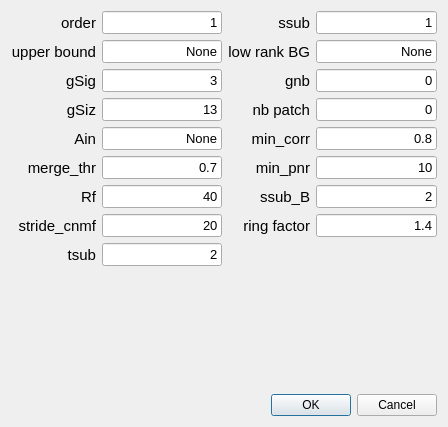
<?xml version="1.0" encoding="UTF-8"?>
<ui version="4.0">
 <class>Dialog</class>
 <widget class="QDialog" name="Dialog">
  <property name="geometry">
   <rect>
    <x>0</x>
    <y>0</y>
    <width>448</width>
    <height>427</height>
   </rect>
  </property>
  <property name="windowTitle">
   <string>Dialog</string>
  </property>
  <layout class="QGridLayout" name="gridLayout_2">
   <item row="0" column="0" colspan="2">
    <layout class="QGridLayout" name="gridLayout">
     <item row="3" column="3">
      <widget class="QLineEdit" name="lineEdit_13">
       <property name="font">
        <font>
         <pointsize>10</pointsize>
        </font>
       </property>
       <property name="text">
        <string>0</string>
       </property>
       <property name="alignment">
        <set>Qt::AlignRight|Qt::AlignTrailing|Qt::AlignVCenter</set>
       </property>
      </widget>
     </item>
     <item row="3" column="2">
      <widget class="QLabel" name="order_13">
       <property name="font">
        <font>
         <pointsize>11</pointsize>
        </font>
       </property>
       <property name="toolTip">
        <string>number of background components (rank) per patch if gnb&gt;0,
else it is set automatically</string>
       </property>
       <property name="whatsThis">
        <string/>
       </property>
       <property name="text">
        <string>nb patch</string>
       </property>
       <property name="alignment">
        <set>Qt::AlignRight|Qt::AlignTrailing|Qt::AlignVCenter</set>
       </property>
      </widget>
     </item>
     <item row="6" column="0">
      <widget class="QLabel" name="order_7">
       <property name="font">
        <font>
         <pointsize>11</pointsize>
        </font>
       </property>
       <property name="toolTip">
        <string>half-size of the patches in pixels. e.g., if rf=40, patches are 80x80</string>
       </property>
       <property name="whatsThis">
        <string/>
       </property>
       <property name="text">
        <string>Rf</string>
       </property>
       <property name="alignment">
        <set>Qt::AlignRight|Qt::AlignTrailing|Qt::AlignVCenter</set>
       </property>
      </widget>
     </item>
     <item row="4" column="0">
      <widget class="QLabel" name="order_5">
       <property name="font">
        <font>
         <pointsize>11</pointsize>
        </font>
       </property>
       <property name="toolTip">
        <string>possibility to seed with predetermined binary masks</string>
       </property>
       <property name="whatsThis">
        <string/>
       </property>
       <property name="text">
        <string>Ain</string>
       </property>
       <property name="alignment">
        <set>Qt::AlignRight|Qt::AlignTrailing|Qt::AlignVCenter</set>
       </property>
      </widget>
     </item>
     <item row="7" column="1">
      <widget class="QLineEdit" name="lineEdit_8">
       <property name="font">
        <font>
         <pointsize>10</pointsize>
        </font>
       </property>
       <property name="text">
        <string>20</string>
       </property>
       <property name="alignment">
        <set>Qt::AlignRight|Qt::AlignTrailing|Qt::AlignVCenter</set>
       </property>
      </widget>
     </item>
     <item row="0" column="1">
      <widget class="QLineEdit" name="lineEdit">
       <property name="font">
        <font>
         <pointsize>10</pointsize>
        </font>
       </property>
       <property name="text">
        <string>1</string>
       </property>
       <property name="alignment">
        <set>Qt::AlignRight|Qt::AlignTrailing|Qt::AlignVCenter</set>
       </property>
      </widget>
     </item>
     <item row="6" column="3">
      <widget class="QLineEdit" name="lineEdit_16">
       <property name="font">
        <font>
         <pointsize>10</pointsize>
        </font>
       </property>
       <property name="text">
        <string>2</string>
       </property>
       <property name="alignment">
        <set>Qt::AlignRight|Qt::AlignTrailing|Qt::AlignVCenter</set>
       </property>
      </widget>
     </item>
     <item row="4" column="3">
      <widget class="QLineEdit" name="lineEdit_14">
       <property name="font">
        <font>
         <pointsize>10</pointsize>
        </font>
       </property>
       <property name="text">
        <string>0.8</string>
       </property>
       <property name="alignment">
        <set>Qt::AlignRight|Qt::AlignTrailing|Qt::AlignVCenter</set>
       </property>
      </widget>
     </item>
     <item row="1" column="1">
      <widget class="QLineEdit" name="lineEdit_2">
       <property name="font">
        <font>
         <pointsize>10</pointsize>
        </font>
       </property>
       <property name="text">
        <string>None</string>
       </property>
       <property name="alignment">
        <set>Qt::AlignRight|Qt::AlignTrailing|Qt::AlignVCenter</set>
       </property>
      </widget>
     </item>
     <item row="2" column="2">
      <widget class="QLabel" name="order_12">
       <property name="font">
        <font>
         <pointsize>11</pointsize>
        </font>
       </property>
       <property name="toolTip">
        <string>number of background components (rank) if positive,
else exact ring model with following settings
gnb= 0: Return background as b and W
gnb=-1: Return full rank background B
gnb&lt;-1: Don't return background</string>
       </property>
       <property name="whatsThis">
        <string/>
       </property>
       <property name="text">
        <string>gnb</string>
       </property>
       <property name="alignment">
        <set>Qt::AlignRight|Qt::AlignTrailing|Qt::AlignVCenter</set>
       </property>
      </widget>
     </item>
     <item row="8" column="1">
      <widget class="QLineEdit" name="lineEdit_9">
       <property name="font">
        <font>
         <pointsize>10</pointsize>
        </font>
       </property>
       <property name="text">
        <string>2</string>
       </property>
       <property name="alignment">
        <set>Qt::AlignRight|Qt::AlignTrailing|Qt::AlignVCenter</set>
       </property>
      </widget>
     </item>
     <item row="5" column="1">
      <widget class="QLineEdit" name="lineEdit_6">
       <property name="font">
        <font>
         <pointsize>10</pointsize>
        </font>
       </property>
       <property name="text">
        <string>0.7</string>
       </property>
       <property name="alignment">
        <set>Qt::AlignRight|Qt::AlignTrailing|Qt::AlignVCenter</set>
       </property>
      </widget>
     </item>
     <item row="3" column="0">
      <widget class="QLabel" name="order_4">
       <property name="font">
        <font>
         <pointsize>11</pointsize>
        </font>
       </property>
       <property name="toolTip">
        <string>average diameter of a neuron, in general 4*gSig+1</string>
       </property>
       <property name="whatsThis">
        <string/>
       </property>
       <property name="text">
        <string>gSiz</string>
       </property>
       <property name="alignment">
        <set>Qt::AlignRight|Qt::AlignTrailing|Qt::AlignVCenter</set>
       </property>
      </widget>
     </item>
     <item row="8" column="0">
      <widget class="QLabel" name="order_9">
       <property name="font">
        <font>
         <pointsize>11</pointsize>
        </font>
       </property>
       <property name="toolTip">
        <string>downsampling factor in time for initialization,
increase if you have memory problems</string>
       </property>
       <property name="whatsThis">
        <string/>
       </property>
       <property name="text">
        <string>tsub</string>
       </property>
       <property name="alignment">
        <set>Qt::AlignRight|Qt::AlignTrailing|Qt::AlignVCenter</set>
       </property>
      </widget>
     </item>
     <item row="4" column="1">
      <widget class="QLineEdit" name="lineEdit_5">
       <property name="font">
        <font>
         <pointsize>10</pointsize>
        </font>
       </property>
       <property name="text">
        <string>None</string>
       </property>
       <property name="alignment">
        <set>Qt::AlignRight|Qt::AlignTrailing|Qt::AlignVCenter</set>
       </property>
      </widget>
     </item>
     <item row="5" column="3">
      <widget class="QLineEdit" name="lineEdit_15">
       <property name="font">
        <font>
         <pointsize>10</pointsize>
        </font>
       </property>
       <property name="text">
        <string>10</string>
       </property>
       <property name="alignment">
        <set>Qt::AlignRight|Qt::AlignTrailing|Qt::AlignVCenter</set>
       </property>
      </widget>
     </item>
     <item row="1" column="3">
      <widget class="QLineEdit" name="lineEdit_11">
       <property name="font">
        <font>
         <pointsize>10</pointsize>
        </font>
       </property>
       <property name="text">
        <string>None</string>
       </property>
       <property name="alignment">
        <set>Qt::AlignRight|Qt::AlignTrailing|Qt::AlignVCenter</set>
       </property>
      </widget>
     </item>
     <item row="3" column="1">
      <widget class="QLineEdit" name="lineEdit_4">
       <property name="font">
        <font>
         <pointsize>10</pointsize>
        </font>
       </property>
       <property name="text">
        <string>13</string>
       </property>
       <property name="alignment">
        <set>Qt::AlignRight|Qt::AlignTrailing|Qt::AlignVCenter</set>
       </property>
      </widget>
     </item>
     <item row="8" column="2" colspan="2">
      <widget class="QWidget" name="widget" native="true">
       <property name="sizePolicy">
        <sizepolicy hsizetype="Preferred" vsizetype="Expanding">
         <horstretch>0</horstretch>
         <verstretch>0</verstretch>
        </sizepolicy>
       </property>
      </widget>
     </item>
     <item row="0" column="2">
      <widget class="QLabel" name="order_10">
       <property name="font">
        <font>
         <pointsize>11</pointsize>
        </font>
       </property>
       <property name="toolTip">
        <string>downsampling factor in space for initialization,
increase if you have memory problems\nyou can pass them here as boolean vectors</string>
       </property>
       <property name="whatsThis">
        <string/>
       </property>
       <property name="text">
        <string>ssub</string>
       </property>
       <property name="alignment">
        <set>Qt::AlignRight|Qt::AlignTrailing|Qt::AlignVCenter</set>
       </property>
      </widget>
     </item>
     <item row="4" column="2">
      <widget class="QLabel" name="order_14">
       <property name="font">
        <font>
         <pointsize>11</pointsize>
        </font>
       </property>
       <property name="toolTip">
        <string>min peak value from correlation image</string>
       </property>
       <property name="whatsThis">
        <string/>
       </property>
       <property name="text">
        <string>min_corr</string>
       </property>
       <property name="alignment">
        <set>Qt::AlignRight|Qt::AlignTrailing|Qt::AlignVCenter</set>
       </property>
      </widget>
     </item>
     <item row="0" column="3">
      <widget class="QLineEdit" name="lineEdit_10">
       <property name="font">
        <font>
         <pointsize>10</pointsize>
        </font>
       </property>
       <property name="text">
        <string>1</string>
       </property>
       <property name="alignment">
        <set>Qt::AlignRight|Qt::AlignTrailing|Qt::AlignVCenter</set>
       </property>
      </widget>
     </item>
     <item row="5" column="2">
      <widget class="QLabel" name="order_15">
       <property name="font">
        <font>
         <pointsize>11</pointsize>
        </font>
       </property>
       <property name="toolTip">
        <string>min peak to noise ration from PNR image</string>
       </property>
       <property name="whatsThis">
        <string/>
       </property>
       <property name="text">
        <string>min_pnr</string>
       </property>
       <property name="alignment">
        <set>Qt::AlignRight|Qt::AlignTrailing|Qt::AlignVCenter</set>
       </property>
      </widget>
     </item>
     <item row="6" column="1">
      <widget class="QLineEdit" name="lineEdit_7">
       <property name="font">
        <font>
         <pointsize>10</pointsize>
        </font>
       </property>
       <property name="text">
        <string>40</string>
       </property>
       <property name="alignment">
        <set>Qt::AlignRight|Qt::AlignTrailing|Qt::AlignVCenter</set>
       </property>
      </widget>
     </item>
     <item row="1" column="2">
      <widget class="QLabel" name="order_11">
       <property name="font">
        <font>
         <pointsize>11</pointsize>
        </font>
       </property>
       <property name="toolTip">
        <string>None leaves background of each patch intact,
True performs global low-rank approximation if gnb&gt;0</string>
       </property>
       <property name="whatsThis">
        <string/>
       </property>
       <property name="text">
        <string>low rank BG</string>
       </property>
       <property name="alignment">
        <set>Qt::AlignRight|Qt::AlignTrailing|Qt::AlignVCenter</set>
       </property>
      </widget>
     </item>
     <item row="6" column="2">
      <widget class="QLabel" name="order_16">
       <property name="font">
        <font>
         <pointsize>11</pointsize>
        </font>
       </property>
       <property name="toolTip">
        <string>additional downsampling factor in space for background</string>
       </property>
       <property name="whatsThis">
        <string/>
       </property>
       <property name="text">
        <string>ssub_B</string>
       </property>
       <property name="alignment">
        <set>Qt::AlignRight|Qt::AlignTrailing|Qt::AlignVCenter</set>
       </property>
      </widget>
     </item>
     <item row="5" column="0">
      <widget class="QLabel" name="order_6">
       <property name="font">
        <font>
         <pointsize>11</pointsize>
        </font>
       </property>
       <property name="toolTip">
        <string>merging threshold, max correlation allowed</string>
       </property>
       <property name="whatsThis">
        <string/>
       </property>
       <property name="text">
        <string>merge_thr</string>
       </property>
       <property name="alignment">
        <set>Qt::AlignRight|Qt::AlignTrailing|Qt::AlignVCenter</set>
       </property>
      </widget>
     </item>
     <item row="7" column="3">
      <widget class="QLineEdit" name="lineEdit_17">
       <property name="font">
        <font>
         <pointsize>10</pointsize>
        </font>
       </property>
       <property name="text">
        <string>1.4</string>
       </property>
       <property name="alignment">
        <set>Qt::AlignRight|Qt::AlignTrailing|Qt::AlignVCenter</set>
       </property>
      </widget>
     </item>
     <item row="1" column="0">
      <widget class="QLabel" name="order_2">
       <property name="font">
        <font>
         <pointsize>11</pointsize>
        </font>
       </property>
       <property name="whatsThis">
        <string/>
       </property>
       <property name="text">
        <string>upper bound</string>
       </property>
       <property name="alignment">
        <set>Qt::AlignRight|Qt::AlignTrailing|Qt::AlignVCenter</set>
       </property>
      </widget>
     </item>
     <item row="2" column="0">
      <widget class="QLabel" name="order_3">
       <property name="font">
        <font>
         <pointsize>11</pointsize>
        </font>
       </property>
       <property name="toolTip">
        <string>gaussian width of a 2D gaussian kernel, which approximates a neuron</string>
       </property>
       <property name="whatsThis">
        <string/>
       </property>
       <property name="text">
        <string>gSig</string>
       </property>
       <property name="alignment">
        <set>Qt::AlignRight|Qt::AlignTrailing|Qt::AlignVCenter</set>
       </property>
      </widget>
     </item>
     <item row="7" column="2">
      <widget class="QLabel" name="order_17">
       <property name="font">
        <font>
         <pointsize>11</pointsize>
        </font>
       </property>
       <property name="toolTip">
        <string>radius of ring is gSiz*ring_size_factor</string>
       </property>
       <property name="whatsThis">
        <string/>
       </property>
       <property name="text">
        <string>ring factor</string>
       </property>
       <property name="alignment">
        <set>Qt::AlignRight|Qt::AlignTrailing|Qt::AlignVCenter</set>
       </property>
      </widget>
     </item>
     <item row="0" column="0">
      <widget class="QLabel" name="order">
       <property name="font">
        <font>
         <pointsize>11</pointsize>
        </font>
       </property>
       <property name="toolTip">
        <string>order of the autoregressive system</string>
       </property>
       <property name="statusTip">
        <string/>
       </property>
       <property name="whatsThis">
        <string/>
       </property>
       <property name="text">
        <string>order</string>
       </property>
       <property name="alignment">
        <set>Qt::AlignRight|Qt::AlignTrailing|Qt::AlignVCenter</set>
       </property>
      </widget>
     </item>
     <item row="2" column="3">
      <widget class="QLineEdit" name="lineEdit_12">
       <property name="font">
        <font>
         <pointsize>10</pointsize>
        </font>
       </property>
       <property name="text">
        <string>0</string>
       </property>
       <property name="alignment">
        <set>Qt::AlignRight|Qt::AlignTrailing|Qt::AlignVCenter</set>
       </property>
      </widget>
     </item>
     <item row="7" column="0">
      <widget class="QLabel" name="order_8">
       <property name="font">
        <font>
         <pointsize>11</pointsize>
        </font>
       </property>
       <property name="toolTip">
        <string>amount of overlap between the patches in pixels
(keep it at least large as gSiz, i.e 4 times the neuron size gSig)</string>
       </property>
       <property name="whatsThis">
        <string/>
       </property>
       <property name="text">
        <string>stride_cnmf</string>
       </property>
       <property name="alignment">
        <set>Qt::AlignRight|Qt::AlignTrailing|Qt::AlignVCenter</set>
       </property>
      </widget>
     </item>
     <item row="2" column="1">
      <widget class="QLineEdit" name="lineEdit_3">
       <property name="font">
        <font>
         <pointsize>10</pointsize>
        </font>
       </property>
       <property name="text">
        <string>3</string>
       </property>
       <property name="alignment">
        <set>Qt::AlignRight|Qt::AlignTrailing|Qt::AlignVCenter</set>
       </property>
      </widget>
     </item>
    </layout>
   </item>
   <item row="1" column="0" colspan="2">
    <widget class="QWidget" name="widget_2" native="true">
     <property name="sizePolicy">
      <sizepolicy hsizetype="Expanding" vsizetype="Expanding">
       <horstretch>0</horstretch>
       <verstretch>0</verstretch>
      </sizepolicy>
     </property>
     <property name="minimumSize">
      <size>
       <width>0</width>
       <height>100</height>
      </size>
     </property>
    </widget>
   </item>
   <item row="2" column="0">
    <widget class="QWidget" name="widget_3" native="true">
     <property name="sizePolicy">
      <sizepolicy hsizetype="Preferred" vsizetype="Minimum">
       <horstretch>0</horstretch>
       <verstretch>0</verstretch>
      </sizepolicy>
     </property>
     <property name="minimumSize">
      <size>
       <width>250</width>
       <height>0</height>
      </size>
     </property>
     <property name="maximumSize">
      <size>
       <width>16777215</width>
       <height>250</height>
      </size>
     </property>
    </widget>
   </item>
   <item row="2" column="1">
    <widget class="QDialogButtonBox" name="buttonBox">
     <property name="orientation">
      <enum>Qt::Horizontal</enum>
     </property>
     <property name="standardButtons">
      <set>QDialogButtonBox::Cancel|QDialogButtonBox::Ok</set>
     </property>
    </widget>
   </item>
  </layout>
 </widget>
 <resources/>
 <connections>
  <connection>
   <sender>buttonBox</sender>
   <signal>accepted()</signal>
   <receiver>Dialog</receiver>
   <slot>accept()</slot>
   <hints>
    <hint type="sourcelabel">
     <x>248</x>
     <y>254</y>
    </hint>
    <hint type="destinationlabel">
     <x>157</x>
     <y>274</y>
    </hint>
   </hints>
  </connection>
  <connection>
   <sender>buttonBox</sender>
   <signal>rejected()</signal>
   <receiver>Dialog</receiver>
   <slot>reject()</slot>
   <hints>
    <hint type="sourcelabel">
     <x>316</x>
     <y>260</y>
    </hint>
    <hint type="destinationlabel">
     <x>286</x>
     <y>274</y>
    </hint>
   </hints>
  </connection>
 </connections>
</ui>
